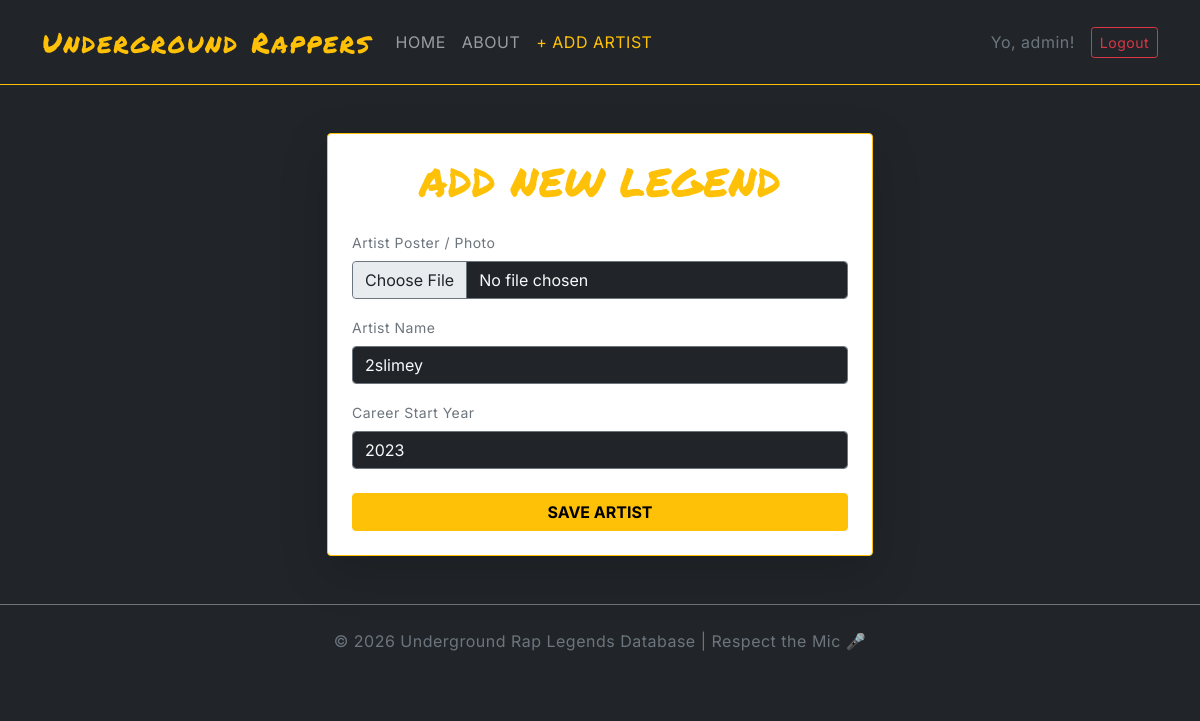
Screenshot of /update_artist/1 (signed in) with the database file from the repository.
### models.py (models this page shows, shortened)
class BaseModel:
    def create(self):
        db.session.add(self)
        db.session.commit()

class User(db.Model, BaseModel, UserMixin):
    __tablename__ = "users"
    id = db.Column(db.Integer(), primary_key=True)
    username = db.Column(db.String(), unique=True, nullable=False)
    password = db.Column(db.String(), nullable=False)
    role = db.Column(db.String(), default="Guest")

class Artist(db.Model, BaseModel):
    __tablename__ = "artists"
    id = db.Column(db.Integer(), primary_key=True)
    name = db.Column(db.String(), nullable=False)
    debut_year = db.Column(db.Integer(), nullable=False)
    image = db.Column(db.String(), default="default_image.jpg")

### routes.py (the view, shortened to what this page needs)
@app.route("/update_artist/<int:artist_id>", methods=["GET", "POST"])
@login_required
def update_artist(artist_id):
    artist = Artist.query.get_or_404(artist_id)
    form = ArtistForm(name=artist.name, debut_year=artist.debut_year)
    return render_template("add_artist.html", form=form)

### forms.py
class ArtistForm(FlaskForm):
    name = StringField("Artist Name", validators=[DataRequired()])
    debut_year = IntegerField("Debut Year", validators=[DataRequired()])
    image = FileField("Artist Image")
    submit = SubmitField("Save Artist")

### models.py (called while the page is built)
@login_manager.user_loader
def load_user(user_id):
    return User.query.get(int(user_id))

### templates/add_artist.html (shortened to what this page needs)
{% extends "base.html" %}
{% block content %}
<div class="row justify-content-center">
    <div class="col-md-6">
        <div class="card bg-black border-warning p-4 shadow-lg">
            <h1 class="text-center mb-4 text-warning" style="font-family: 'Permanent Marker';">ADD NEW LEGEND</h1>
            <form method="POST" enctype="multipart/form-data">
                <div class="mb-3">
                    <label class="form-label text-secondary small">Artist Poster / Photo</label>
                    {{ form.image(class="form-control bg-dark text-light border-secondary", accept=".png, .jpg, .jpeg") }}
                </div>
                <div class="mb-3">
                    <label class="form-label text-secondary small">Artist Name</label>
                    {{ form.name(class="form-control bg-dark text-light border-secondary", placeholder="მაგ: Eminem") }}
                </div>
                <div class="mb-3">
                    <label class="form-label text-secondary small">Career Start Year</label>
                    {{ form.debut_year(class="form-control bg-dark text-light border-secondary", placeholder="მაგ: 1996") }}
                </div>
                <div class="d-grid mt-4">
                    {{ form.submit(class="btn btn-warning fw-bold text-uppercase") }}
                </div>
            </form>
        </div>
    </div>
</div>
{% endblock %}

### templates/base.html (shortened to what this page needs)
<!doctype html>
<html lang="ka">
<head>
    <link href="https://cdn.jsdelivr.net/npm/bootstrap@5.0.2/dist/css/bootstrap.min.css" rel="stylesheet">
    <link rel="stylesheet" href="/static/style.css">
</head>
<body class="bg-dark text-light">
<nav class="navbar navbar-expand-lg navbar-dark bg-black border-bottom border-warning py-3">
  <div class="container">
    <a class="navbar-brand fs-3" href="/" style="font-family: 'Permanent Marker', cursive; color: #ffc107;">Underground Rappers</a>
    <div class="collapse navbar-collapse" id="navbarNav">
      <ul class="navbar-nav me-auto">
        <li class="nav-item"><a class="nav-link text-uppercase" href="/">Home</a></li>
        <li class="nav-item"><a class="nav-link text-uppercase" href="/about">About</a></li>
        {% if current_user.is_authenticated %}
        <li class="nav-item"><a class="nav-link text-uppercase text-warning" href="/add_artist">+ Add Artist</a></li>
        {% endif %}
      </ul>
      <div class="d-flex align-items-center">
        {% if current_user.is_authenticated %}
        <span class="me-3 text-secondary">Yo, {{ current_user.username }}!</span>
        <a href="/logout" class="btn btn-outline-danger btn-sm">Logout</a>
        {% else %}
        <a href="/login" class="btn btn-outline-warning me-2">Login</a>
        <a href="/register" class="btn btn-warning">Sign Up</a>
        {% endif %}
      </div>
    </div>
  </div>
</nav>
<div class="container mt-5">
    {% block content %}{% endblock %}
</div>
<footer class="text-center py-4 mt-5 text-secondary border-top border-secondary">
    <p>&copy; 2026 Underground Rap Legends Database | Respect the Mic 🎤</p>
</footer>
</body>
</html>

### static/style.css (style rules this page uses)
body { font-family: 'Inter', sans-serif; letter-spacing: 0.5px; }
.navbar-brand { letter-spacing: 2px; }

### rows the page displays
User: username "admin"
Artist: name "2slimey", debut_year "2023"
